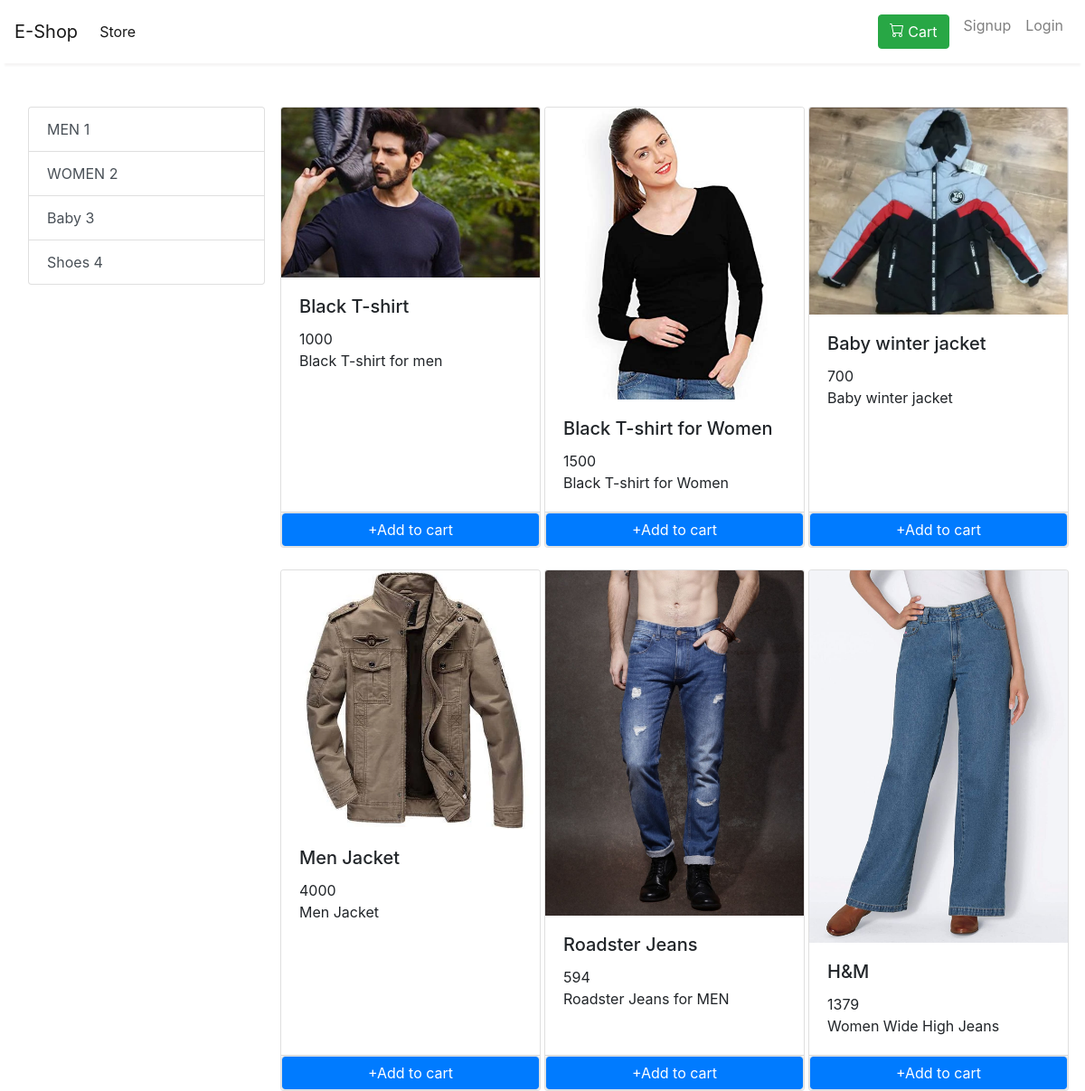
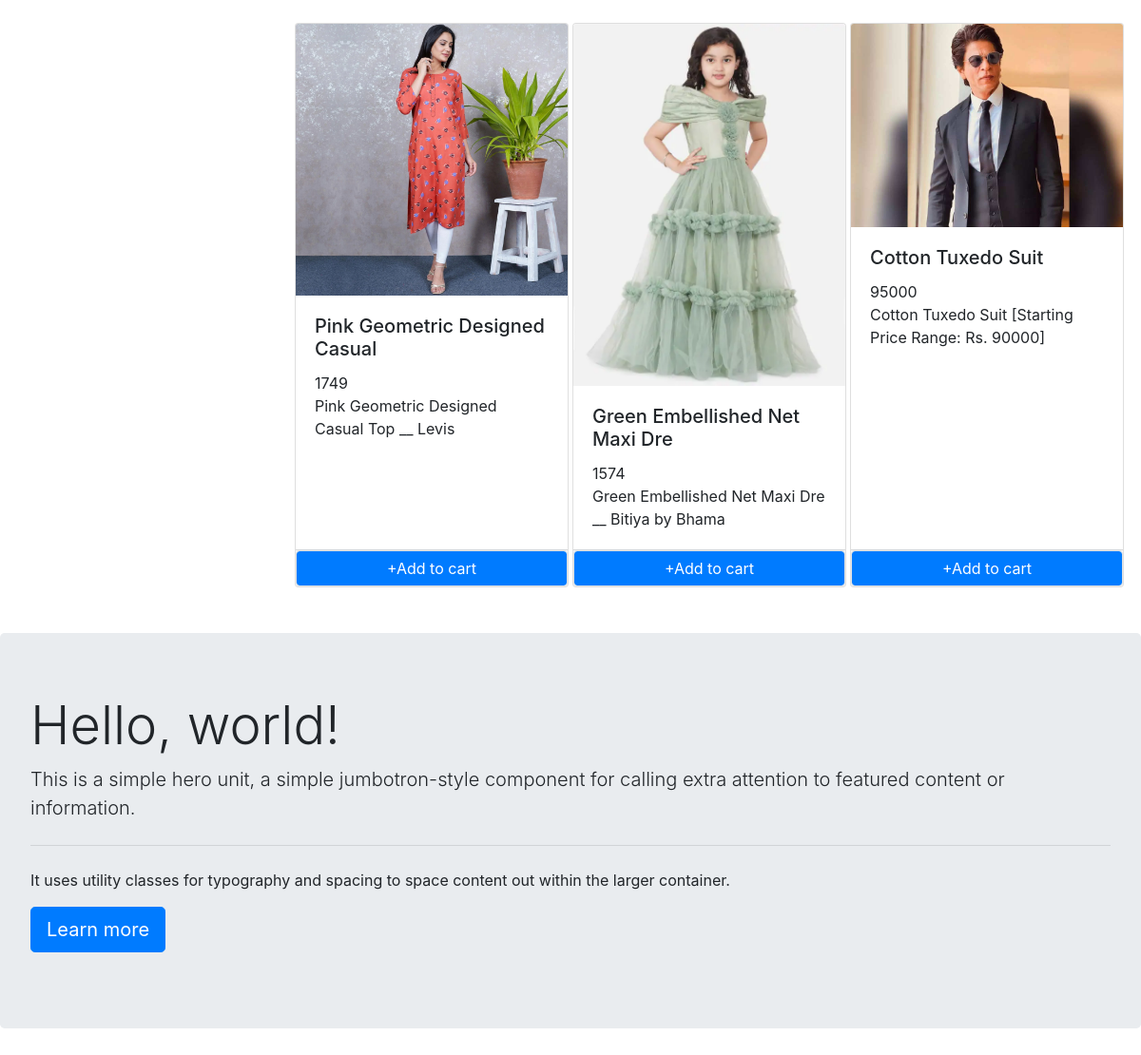
The page / on the database its author committed (2 pictures, top to bottom).
### store/models/category.py (models this page shows, shortened)
class Category(models.Model):
    name = models.CharField(max_length=20)
    @staticmethod
    def get_all_category():
        return Category.objects.all()

### store/models/product.py (models this page shows, shortened)
class Product(models.Model):
    name = models.CharField(max_length=30)
    price = models.IntegerField(default=100)
    category = models.ForeignKey( Category, on_delete = models.CASCADE, default = 1)
    description = models.CharField(max_length=500)
    image = models.ImageField(upload_to='uploads/products/')
    @staticmethod
    def get_all_products():
        return Product.objects.all()

### store/views.py (the view, shortened to what this page needs)
# urls.py: path('', views.index, name='index'),
def index(request):
    if request.method == 'GET':
        data = {}
        cart = request.session.get('cart')
        if not cart:
            cart = {}
        categories = Category.get_all_category()
        categoryID = request.GET.get('category')
        if categoryID:
            products = Product.get_all_products_by_categoryid(categoryID)
        else:
            products = Product.get_all_products()
        data['products'] = products
        data['categories'] = categories
        print('you are logged in as : ',request.session.get('email'))
        return render(request,'store/index.html',data)

### store/templates/store/index.html (shortened to what this page needs)
{% extends "base.html" %}
{% load cart %}
{% block body %}
  <div class="row mt-3 ml-3 mr-3">
    <div class="col-lg-3 mx-auto">
      <ul class="list-group">
        {% for category in categories %}
        <a href="/?category={{category.id}}" class="list-group-item list-group-item-action">{{category.name}} {{category.id}}</a>
        {% endfor %}
      </ul>
    </div>
    <div id="products" class="col-lg-9 mx-auto">
    <div class="row mb-4">
        {% for product in products %}
        <div class="card mx-auto mb-4" id="{{product.id}}" style="width: 18rem;">
          <img class="card-img-top" src = "{{product.image.url}}" alt="Card image cap">
          <div class="card-body">
            <h5 class="card-title">{{product.name}}</h5>
            <p class="card-text">{{product.price}}<br>{{product.description}}</p>
          </div>
          <div class="card-footer no-gutters p-0">
            {% if product|is_in_cart:request.session.cart %}
            <div class="row text-center no-gutters">
              <form action="/#{{product.id}}" class="col-2" method="post">
                {% csrf_token %}
                <input hidden type="text" name='product_id' value='{{product.id}}'>
                <input hidden type="text" name='remove' value='True'>
                <input type="submit" value=" - " class="btn btn-block btn-light">
              </form>
              <div class="text-center col">{{product|cart_quantity:request.session.cart}} in cart</div>
              <form action="/#{{product.id}}" class="col-2" method="post">
                {% csrf_token %}
                <input hidden type="text" name='product_id' value='{{product.id}}'>
                <input type="submit" value=" + " class="btn btn-block btn-light">
              </form>
            </div>
            {% else %}
            <form action="/#{{product.id}}" method="POST" class="btn-block">
              <input type="submit" class="float-right btn-block btn btn-primary border form-control" value="+Add to cart">
            </form>
            {% endif %}
          </div>
        </div>
        {% endfor %}
    </div>
    </div>
  </div>
  <div class="jumbotron" id="xyz">
    <h1 class="display-4">Hello, world!</h1>
    <p class="lead">This is a simple hero unit, a simple jumbotron-style component for calling extra attention to featured content or information.</p>
    <hr class="my-4">
    <p>It uses utility classes for typography and spacing to space content out within the larger container.</p>
    <p class="lead">
      <a class="btn btn-primary btn-lg" href="#" role="button">Learn more</a>
    </p>
  </div>
{% endblock %}

### store/templates/base.html (shortened to what this page needs)
<!doctype html>
<html lang="en">
<head>
  <link rel="stylesheet" href="https://maxcdn.bootstrapcdn.com/bootstrap/4.0.0/css/bootstrap.min.css"
>
</head>
<body>
  <nav class="one-edge-shadow
  sticky-top navbar
  navbar-expand-lg
   navbar-light bg-white mb-5">
    <a class="navbar-brand" href="/">E-Shop</a>
    <div class="collapse navbar-collapse" id="navbarSupportedContent">
      <ul class="navbar-nav mr-auto">
        <li class="nav-item active">
          <a class="nav-link" href="/store">Store <span class="sr-only">(current)</span></a>
        </li>
      </ul>
      <ul class=" navbar-nav my-2 my-lg-0">
        <li class="nav-item ">
          <a class="nav-link" href="/cart">
            <button type="button" class="btn btn-success" fdprocessedid="g0hme">
                Cart<span class="sr-only">(current)</span>
              </button>
            </a>
        </li>
        {% if request.session.customer_id %}
            <li class="nav-item ">
              <a class="nav-link" href="/logout">Logout<span class="sr-only">(current)</span></a>
            </li>
        {% else %}
            <li class="nav-item ">
              <a class="nav-link" href="/signup">Signup<span class="sr-only">(current)</span></a>
            </li>
            <li class="nav-item ">
              <a class="nav-link" href="/login">Login<span class="sr-only">(current)</span></a>
            </li>
        {% endif %}
      </ul>
    </div>
  </nav>
  {% block body %}{% endblock %}
</body>
</html>

### store/templates/base.html (style rules this page uses)
nav { background-color: white; }
.one-edge-shadow { box-shadow: 0 8px 2px -5px rgb(246, 245, 245); }

### rows shown on the page
Category: name "MEN", id "1"
Category: name "WOMEN", id "2"
Category: name "Baby", id "3"
Category: name "Shoes", id "4"
Product: {{ product.id }} 1 (drawn), image (picture), name "Black T-shirt", price "1000", description "Black T-shirt for men"
Product: image (picture), name "Black T-shirt for Women", price "1500", description "Black T-shirt for Women"
Product: image (picture), name "Baby winter jacket", price "700", description "Baby winter jacket"
Product: image (picture), name "Men Jacket", price "4000", description "Men Jacket"
Product: image (picture), name "Roadster Jeans", price "594", description "Roadster Jeans for MEN"
Product: image (picture), name "H&M", price "1379", description "Women Wide High Jeans"
Product: image (picture), name "Pink Geometric Designed Casual", price "1749", description "Pink Geometric Designed Casual Top __ Levis"
Product: image (picture), name "Green Embellished Net Maxi Dre", price "1574", description "Green Embellished Net Maxi Dre __ Bitiya by Bhama"
Product: image (picture), name "Cotton Tuxedo Suit", price "95000", description "Cotton Tuxedo Suit [Starting Price Range: Rs. 90000]"
